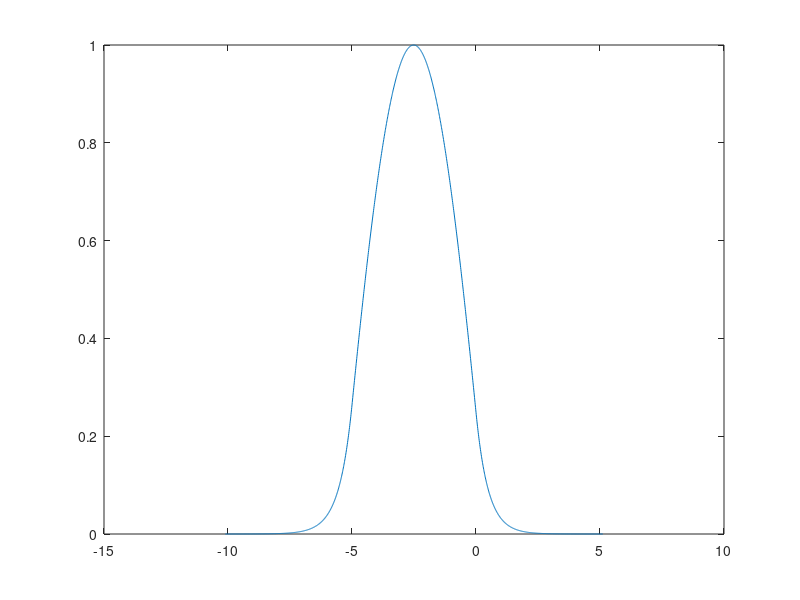

MATLAB code for this plot: (Note: this script raises an error after producing the figure.)
clc;clear;close all;
load('Assignment-1-Problem-1-WaveGuide-1-ModalAnalysis.mat')

N = effective_index
beta = N * 2 * pi / 10

figure(1)
plot(x(:,1) * 1e6, abs(mode1_Ey(:,1)));
xline(-5, '-', 'film', 'linewidth', 2, 'fontsize', 16, 'labelorientation', 'horizontal');
xline(-5, '-', 'substrate', 'linewidth', 2, 'fontsize', 16, 'labelhorizontalalignment', 'left', 'labelorientation', 'horizontal');
xline(0, '-', 'cover', 'linewidth', 2, 'fontsize', 16, 'labelorientation', 'horizontal');
xlabel('x / \mu{}m', 'fontsize', 16)
ylabel('e_y(x)', 'fontsize', 16)
xlim([-10, 5])
grid on
saveas(gcf,'Assignment-1-Problem-1-WaveGuide-1-ModalAnalysis-Mode-1-Ey.eps')
figure(2)
plot(x(:,1) * 1e6, abs(mode1_Hx(:,1)));
xline(-5, '-', 'film', 'linewidth', 2, 'fontsize', 16, 'labelorientation', 'horizontal');
xline(-5, '-', 'substrate', 'linewidth', 2, 'fontsize', 16, 'labelhorizontalalignment', 'left', 'labelorientation', 'horizontal');
xline(0, '-', 'cover', 'linewidth', 2, 'fontsize', 16, 'labelorientation', 'horizontal');
xlabel('x / \mu{}m', 'fontsize', 16)
ylabel('h_x(x)', 'fontsize', 16)
xlim([-10, 5])
grid on
saveas(gcf,'Assignment-1-Problem-1-WaveGuide-1-ModalAnalysis-Mode-1-Hx.eps')
figure(3)
plot(x(:,1) * 1e6, abs(mode1_Hz(:,1)));
xline(-5, '-', 'film', 'linewidth', 2, 'fontsize', 16, 'labelorientation', 'horizontal');
xline(-5, '-', 'substrate', 'linewidth', 2, 'fontsize', 16, 'labelhorizontalalignment', 'left', 'labelorientation', 'horizontal');
xline(0, '-', 'cover', 'linewidth', 2, 'fontsize', 16, 'labelorientation', 'horizontal');
xlabel('x / \mu{}m', 'fontsize', 16)
ylabel('h_z(x)', 'fontsize', 16)
xlim([-10, 5])
grid on
saveas(gcf,'Assignment-1-Problem-1-WaveGuide-1-ModalAnalysis-Mode-1-Hz.eps')

figure(4)
plot(x(:,1) * 1e6, abs(mode2_Hy(:,1)));
xline(-5, '-', 'film', 'linewidth', 2, 'fontsize', 16, 'labelorientation', 'horizontal');
xline(-5, '-', 'substrate', 'linewidth', 2, 'fontsize', 16, 'labelhorizontalalignment', 'left', 'labelorientation', 'horizontal');
xline(0, '-', 'cover', 'linewidth', 2, 'fontsize', 16, 'labelorientation', 'horizontal');
xlabel('x / \mu{}m', 'fontsize', 16)
ylabel('h_y(x)', 'fontsize', 16)
xlim([-10, 5])
grid on
saveas(gcf,'Assignment-1-Problem-1-WaveGuide-1-ModalAnalysis-Mode-2-Hy.eps')
figure(5)
plot(x(:,1) * 1e6, abs(mode2_Ex(:,1)));
xline(-5, '-', 'film', 'linewidth', 2, 'fontsize', 16, 'labelorientation', 'horizontal');
xline(-5, '-', 'substrate', 'linewidth', 2, 'fontsize', 16, 'labelhorizontalalignment', 'left', 'labelorientation', 'horizontal');
xline(0, '-', 'cover', 'linewidth', 2, 'fontsize', 16, 'labelorientation', 'horizontal');
xlabel('x / \mu{}m', 'fontsize', 16)
ylabel('e_x(x)', 'fontsize', 16)
xlim([-10, 5])
grid on
saveas(gcf,'Assignment-1-Problem-1-WaveGuide-1-ModalAnalysis-Mode-2-Ex.eps')
figure(6)
plot(x(:,1) * 1e6, abs(mode2_Ez(:,1)));
xline(-5, '-', 'film', 'linewidth', 2, 'fontsize', 16, 'labelorientation', 'horizontal');
xline(-5, '-', 'substrate', 'linewidth', 2, 'fontsize', 16, 'labelhorizontalalignment', 'left', 'labelorientation', 'horizontal');
xline(0, '-', 'cover', 'linewidth', 2, 'fontsize', 16, 'labelorientation', 'horizontal');
xlabel('x / \mu{}m', 'fontsize', 16)
ylabel('e_z(x)', 'fontsize', 16)
xlim([-10, 5])
grid on
saveas(gcf,'Assignment-1-Problem-1-WaveGuide-1-ModalAnalysis-Mode-2-Ez.eps')

figure(7)
plot(x(:,1) * 1e6, abs(mode3_Ey(:,1)));
xline(-5, '-', 'film', 'linewidth', 2, 'fontsize', 16, 'labelorientation', 'horizontal');
xline(-5, '-', 'substrate', 'linewidth', 2, 'fontsize', 16, 'labelhorizontalalignment', 'left', 'labelorientation', 'horizontal');
xline(0, '-', 'cover', 'linewidth', 2, 'fontsize', 16, 'labelorientation', 'horizontal');
xlabel('x / \mu{}m', 'fontsize', 16)
ylabel('e_y(x)', 'fontsize', 16)
xlim([-10, 5])
grid on
saveas(gcf,'Assignment-1-Problem-1-WaveGuide-1-ModalAnalysis-Mode-3-Ey.eps')
figure(8)
plot(x(:,1) * 1e6, abs(mode3_Hx(:,1)));
xline(-5, '-', 'film', 'linewidth', 2, 'fontsize', 16, 'labelorientation', 'horizontal');
xline(-5, '-', 'substrate', 'linewidth', 2, 'fontsize', 16, 'labelhorizontalalignment', 'left', 'labelorientation', 'horizontal');
xline(0, '-', 'cover', 'linewidth', 2, 'fontsize', 16, 'labelorientation', 'horizontal');
xlabel('x / \mu{}m', 'fontsize', 16)
ylabel('h_x(x)', 'fontsize', 16)
xlim([-10, 5])
grid on
saveas(gcf,'Assignment-1-Problem-1-WaveGuide-1-ModalAnalysis-Mode-3-Hx.eps')
figure(9)
plot(x(:,1) * 1e6, abs(mode3_Hz(:,1)));
xline(-5, '-', 'film', 'linewidth', 2, 'fontsize', 16, 'labelorientation', 'horizontal');
xline(-5, '-', 'substrate', 'linewidth', 2, 'fontsize', 16, 'labelhorizontalalignment', 'left', 'labelorientation', 'horizontal');
xline(0, '-', 'cover', 'linewidth', 2, 'fontsize', 16, 'labelorientation', 'horizontal');
xlabel('x / \mu{}m', 'fontsize', 16)
ylabel('h_z(x)', 'fontsize', 16)
xlim([-10, 5])
grid on
saveas(gcf,'Assignment-1-Problem-1-WaveGuide-1-ModalAnalysis-Mode-3-Hz.eps')

figure(10)
plot(x(:,1) * 1e6, abs(mode4_Hy(:,1)));
xline(-5, '-', 'film', 'linewidth', 2, 'fontsize', 16, 'labelorientation', 'horizontal');
xline(-5, '-', 'substrate', 'linewidth', 2, 'fontsize', 16, 'labelhorizontalalignment', 'left', 'labelorientation', 'horizontal');
xline(0, '-', 'cover', 'linewidth', 2, 'fontsize', 16, 'labelorientation', 'horizontal');
xlabel('x / \mu{}m', 'fontsize', 16)
ylabel('h_y(x)', 'fontsize', 16)
xlim([-10, 5])
grid on
saveas(gcf,'Assignment-1-Problem-1-WaveGuide-1-ModalAnalysis-Mode-4-Hy.eps')
figure(11)
plot(x(:,1) * 1e6, abs(mode4_Ex(:,1)));
xline(-5, '-', 'film', 'linewidth', 2, 'fontsize', 16, 'labelorientation', 'horizontal');
xline(-5, '-', 'substrate', 'linewidth', 2, 'fontsize', 16, 'labelhorizontalalignment', 'left', 'labelorientation', 'horizontal');
xline(0, '-', 'cover', 'linewidth', 2, 'fontsize', 16, 'labelorientation', 'horizontal');
xlabel('x / \mu{}m', 'fontsize', 16)
ylabel('e_x(x)', 'fontsize', 16)
xlim([-10, 5])
grid on
saveas(gcf,'Assignment-1-Problem-1-WaveGuide-1-ModalAnalysis-Mode-4-Ex.eps')
figure(12)
plot(x(:,1) * 1e6, abs(mode4_Ez(:,1)));
xline(-5, '-', 'film', 'linewidth', 2, 'fontsize', 16, 'labelorientation', 'horizontal');
xline(-5, '-', 'substrate', 'linewidth', 2, 'fontsize', 16, 'labelhorizontalalignment', 'left', 'labelorientation', 'horizontal');
xline(0, '-', 'cover', 'linewidth', 2, 'fontsize', 16, 'labelorientation', 'horizontal');
xlabel('x / \mu{}m', 'fontsize', 16)
ylabel('e_z(x)', 'fontsize', 16)
xlim([-10, 5])
grid on
saveas(gcf,'Assignment-1-Problem-1-WaveGuide-1-ModalAnalysis-Mode-4-Ez.eps')

figure(13)
plot(x(:,1) * 1e6, abs(mode5_Ey(:,1)));
xline(-5, '-', 'film', 'linewidth', 2, 'fontsize', 16, 'labelorientation', 'horizontal');
xline(-5, '-', 'substrate', 'linewidth', 2, 'fontsize', 16, 'labelhorizontalalignment', 'left', 'labelorientation', 'horizontal');
xline(0, '-', 'cover', 'linewidth', 2, 'fontsize', 16, 'labelorientation', 'horizontal');
xlabel('x / \mu{}m', 'fontsize', 16)
ylabel('e_y(x)', 'fontsize', 16)
xlim([-10, 5])
grid on
saveas(gcf,'Assignment-1-Problem-1-WaveGuide-1-ModalAnalysis-Mode-5-Ey.eps')
figure(14)
plot(x(:,1) * 1e6, abs(mode5_Hx(:,1)));
xline(-5, '-', 'film', 'linewidth', 2, 'fontsize', 16, 'labelorientation', 'horizontal');
xline(-5, '-', 'substrate', 'linewidth', 2, 'fontsize', 16, 'labelhorizontalalignment', 'left', 'labelorientation', 'horizontal');
xline(0, '-', 'cover', 'linewidth', 2, 'fontsize', 16, 'labelorientation', 'horizontal');
xlabel('x / \mu{}m', 'fontsize', 16)
ylabel('h_x(x)', 'fontsize', 16)
xlim([-10, 5])
grid on
saveas(gcf,'Assignment-1-Problem-1-WaveGuide-1-ModalAnalysis-Mode-5-Hx.eps')
figure(15)
plot(x(:,1) * 1e6, abs(mode5_Hz(:,1)));
xline(-5, '-', 'film', 'linewidth', 2, 'fontsize', 16, 'labelorientation', 'horizontal');
xline(-5, '-', 'substrate', 'linewidth', 2, 'fontsize', 16, 'labelhorizontalalignment', 'left', 'labelorientation', 'horizontal');
xline(0, '-', 'cover', 'linewidth', 2, 'fontsize', 16, 'labelorientation', 'horizontal');
xlabel('x / \mu{}m', 'fontsize', 16)
ylabel('h_z(x)', 'fontsize', 16)
xlim([-10, 5])
grid on
saveas(gcf,'Assignment-1-Problem-1-WaveGuide-1-ModalAnalysis-Mode-5-Hz.eps')

figure(16)
plot(x(:,1) * 1e6, abs(mode6_Hy(:,1)));
xline(-5, '-', 'film', 'linewidth', 2, 'fontsize', 16, 'labelorientation', 'horizontal');
xline(-5, '-', 'substrate', 'linewidth', 2, 'fontsize', 16, 'labelhorizontalalignment', 'left', 'labelorientation', 'horizontal');
xline(0, '-', 'cover', 'linewidth', 2, 'fontsize', 16, 'labelorientation', 'horizontal');
xlabel('x / \mu{}m', 'fontsize', 16)
ylabel('h_y(x)', 'fontsize', 16)
xlim([-10, 5])
grid on
saveas(gcf,'Assignment-1-Problem-1-WaveGuide-1-ModalAnalysis-Mode-6-Hy.eps')
figure(17)
plot(x(:,1) * 1e6, abs(mode6_Ex(:,1)));
xline(-5, '-', 'film', 'linewidth', 2, 'fontsize', 16, 'labelorientation', 'horizontal');
xline(-5, '-', 'substrate', 'linewidth', 2, 'fontsize', 16, 'labelhorizontalalignment', 'left', 'labelorientation', 'horizontal');
xline(0, '-', 'cover', 'linewidth', 2, 'fontsize', 16, 'labelorientation', 'horizontal');
xlabel('x / \mu{}m', 'fontsize', 16)
ylabel('e_x(x)', 'fontsize', 16)
xlim([-10, 5])
grid on
saveas(gcf,'Assignment-1-Problem-1-WaveGuide-1-ModalAnalysis-Mode-6-Ex.eps')
figure(18)
plot(x(:,1) * 1e6, abs(mode6_Ez(:,1)));
xline(-5, '-', 'film', 'linewidth', 2, 'fontsize', 16, 'labelorientation', 'horizontal');
xline(-5, '-', 'substrate', 'linewidth', 2, 'fontsize', 16, 'labelhorizontalalignment', 'left', 'labelorientation', 'horizontal');
xline(0, '-', 'cover', 'linewidth', 2, 'fontsize', 16, 'labelorientation', 'horizontal');
xlabel('x / \mu{}m', 'fontsize', 16)
ylabel('e_z(x)', 'fontsize', 16)
xlim([-10, 5])
grid on
saveas(gcf,'Assignment-1-Problem-1-WaveGuide-1-ModalAnalysis-Mode-6-Ez.eps')

figure(19)
plot(x(:,1) * 1e6, abs(mode7_Ey(:,1)));
xline(-5, '-', 'film', 'linewidth', 2, 'fontsize', 16, 'labelorientation', 'horizontal');
xline(-5, '-', 'substrate', 'linewidth', 2, 'fontsize', 16, 'labelhorizontalalignment', 'left', 'labelorientation', 'horizontal');
xline(0, '-', 'cover', 'linewidth', 2, 'fontsize', 16, 'labelorientation', 'horizontal');
xlabel('x / \mu{}m', 'fontsize', 16)
ylabel('e_y(x)', 'fontsize', 16)
xlim([-10, 5])
grid on
saveas(gcf,'Assignment-1-Problem-1-WaveGuide-1-ModalAnalysis-Mode-7-Ey.eps')
figure(20)
plot(x(:,1) * 1e6, abs(mode7_Hx(:,1)));
xline(-5, '-', 'film', 'linewidth', 2, 'fontsize', 16, 'labelorientation', 'horizontal');
xline(-5, '-', 'substrate', 'linewidth', 2, 'fontsize', 16, 'labelhorizontalalignment', 'left', 'labelorientation', 'horizontal');
xline(0, '-', 'cover', 'linewidth', 2, 'fontsize', 16, 'labelorientation', 'horizontal');
xlabel('x / \mu{}m', 'fontsize', 16)
ylabel('h_x(x)', 'fontsize', 16)
xlim([-10, 5])
grid on
saveas(gcf,'Assignment-1-Problem-1-WaveGuide-1-ModalAnalysis-Mode-7-Hx.eps')
figure(21)
plot(x(:,1) * 1e6, abs(mode7_Hz(:,1)));
xline(-5, '-', 'film', 'linewidth', 2, 'fontsize', 16, 'labelorientation', 'horizontal');
xline(-5, '-', 'substrate', 'linewidth', 2, 'fontsize', 16, 'labelhorizontalalignment', 'left', 'labelorientation', 'horizontal');
xline(0, '-', 'cover', 'linewidth', 2, 'fontsize', 16, 'labelorientation', 'horizontal');
xlabel('x / \mu{}m', 'fontsize', 16)
ylabel('h_z(x)', 'fontsize', 16)
xlim([-10, 5])
grid on
saveas(gcf,'Assignment-1-Problem-1-WaveGuide-1-ModalAnalysis-Mode-7-Hz.eps')
